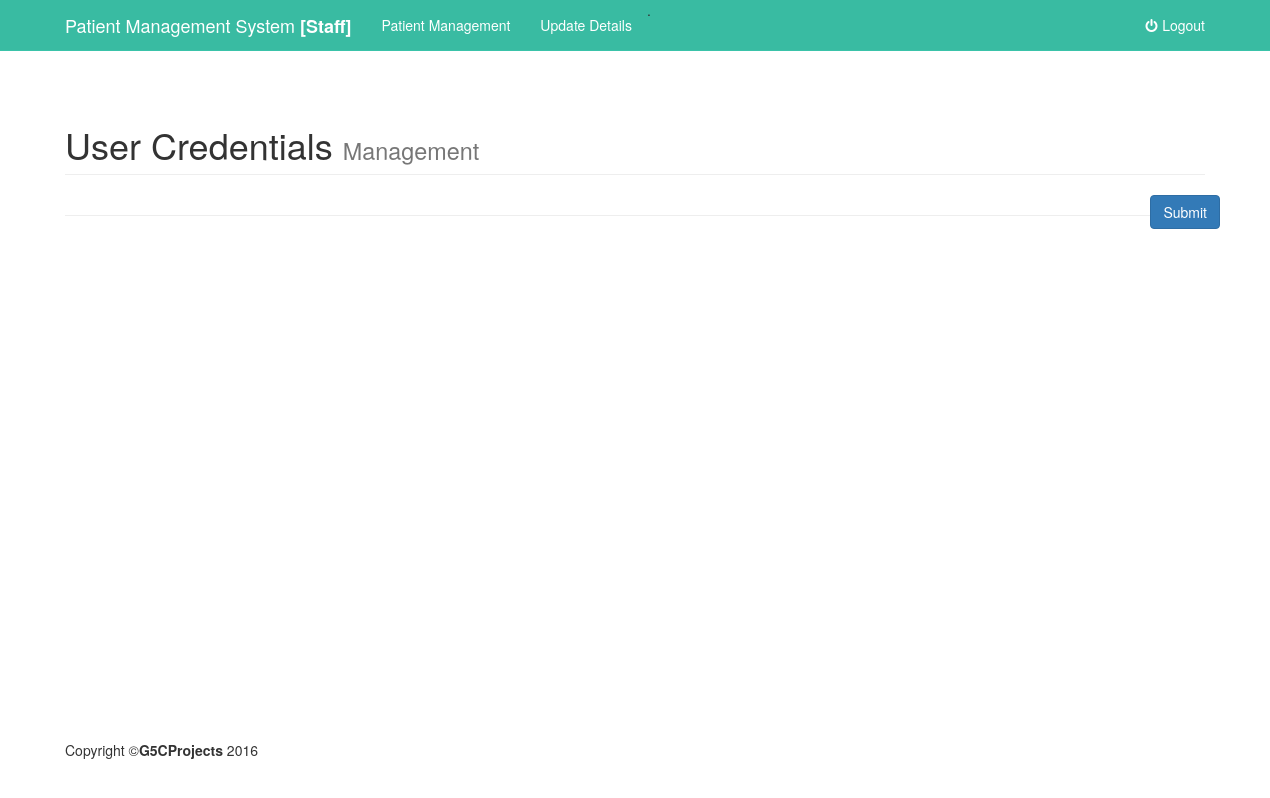
/staff/newu.php (signed in), run on an earlier commit of the app's database.
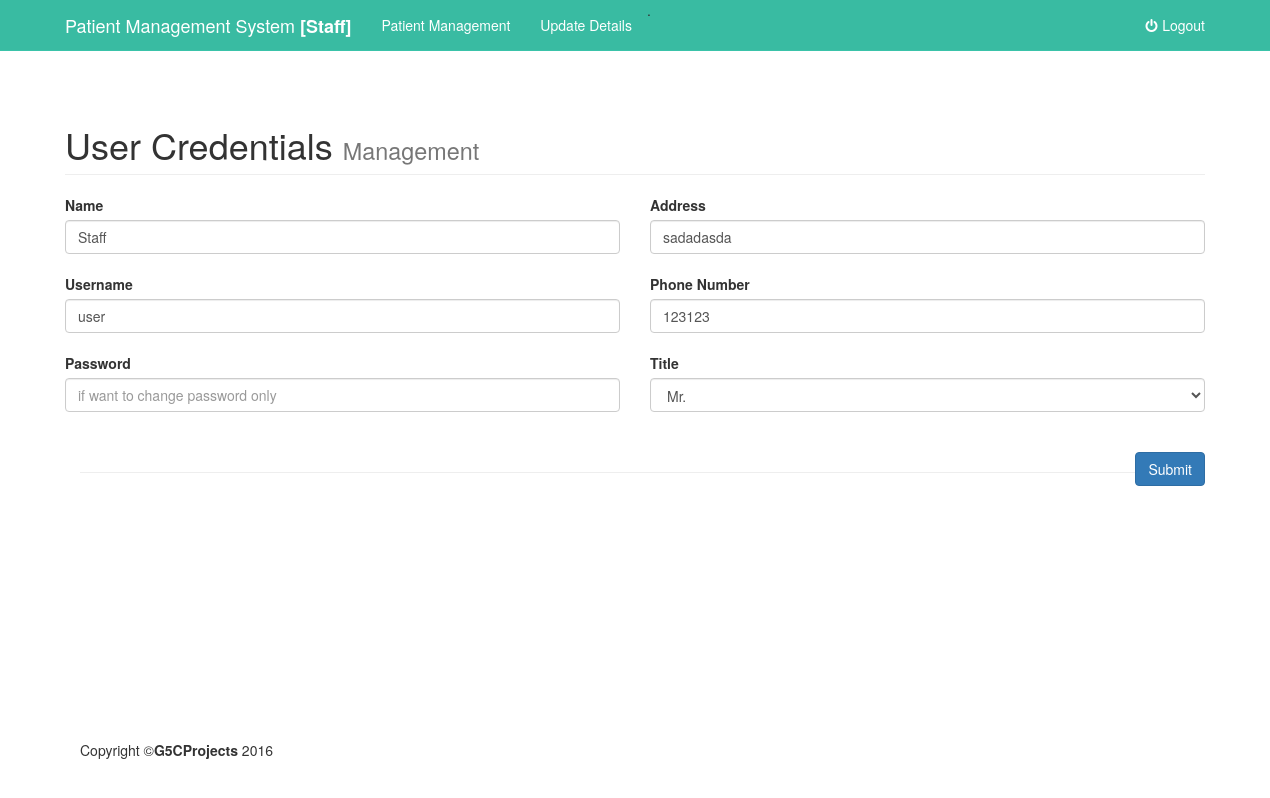
And on a later commit of the database.
### tables this page shows
CREATE TABLE `userdetail` (
  `staffid` int(25) NOT NULL,
  `name` varchar(50) NOT NULL,
  `address` text NOT NULL,
  `notel` varchar(14) NOT NULL,
  `title` varchar(20) NOT NULL
);

### staff/newu.php (the view, shortened to what this page needs)
<?php
include '../include/db.php';
$num = $_SESSION['sid'];
$sql = "SELECT login.username as username, d.name as name, d.address as address , d.notel as notel FROM userdetail d join login on login.num = d.staffid where staffid = '$num'";
$result = mysqli_query($connect,$sql);
include "include/header.php"; ?>
<div class="container">
       <div class="row">
                    <div class="col-lg-12">
                        <h1 class="page-header">
                            User Credentials <small>Management</small>
                        </h1>
                    </div>
                </div>
<div class="row">
    <div class="col-lg-6">
        <form method="POST" action = "reg_user.php">
            <?php while($row2 = mysqli_fetch_assoc($result)){ ?>
                <label>Name</label> </br>
                   <input class="form-control"  type="text" name = "name"  value="<?=$row2['name']; ?>" required>
             <label>Username</label> </br>
               <input class="form-control"  type="text" name = "user" value="<?=$row2['username']; ?>" required>
            <label>Password</label></br>
               <input class="form-control"  type="password" name = "pass"  placeholder = "if want to change password only"></a>
 </div>
        <div class="col-lg-6">
                <label>Address</label></br>
                   <input class="form-control"  type="text" name = "add" value="<?=$row2['address']; ?>" required></a>
                <label>Phone Number</label></br>
                   <input class="form-control"  type="text" name = "notel" value="<?=$row2['notel']; ?>" required></a>
                <label>Title</label></br>
                    <select class ="form-control" name = "title">
                        <option value = "Mr.">Mr.</option>
                    </select>
    </div>
<?php  }  ?>
</div>
<input class="btn btn-primary pull-right" type ="submit" name = "submit" id ="submit" value="Submit">
  <?php include "include/footer.php"; ?>

What changed in the data, as far as the page shows it:
added userdetail: name "Staff", user "user", add "sadadasda", notel "123123"
